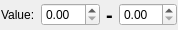
<?xml version="1.0" encoding="UTF-8"?>
<ui version="4.0">
 <class>VFloatRangeSelector</class>
 <widget class="QWidget" name="VFloatRangeSelector">
  <property name="geometry">
   <rect>
    <x>0</x>
    <y>0</y>
    <width>178</width>
    <height>30</height>
   </rect>
  </property>
  <property name="windowTitle">
   <string>Form</string>
  </property>
  <layout class="QHBoxLayout" name="horizontalLayout">
   <property name="leftMargin">
    <number>1</number>
   </property>
   <property name="topMargin">
    <number>1</number>
   </property>
   <property name="rightMargin">
    <number>1</number>
   </property>
   <property name="bottomMargin">
    <number>1</number>
   </property>
   <item>
    <widget class="QLabel" name="lblCaption">
     <property name="text">
      <string>Value:</string>
     </property>
    </widget>
   </item>
   <item>
    <widget class="QDoubleSpinBox" name="spnFrom">
     <property name="sizePolicy">
      <sizepolicy hsizetype="MinimumExpanding" vsizetype="Fixed">
       <horstretch>0</horstretch>
       <verstretch>0</verstretch>
      </sizepolicy>
     </property>
    </widget>
   </item>
   <item>
    <widget class="QLabel" name="label_2">
     <property name="sizePolicy">
      <sizepolicy hsizetype="Minimum" vsizetype="Preferred">
       <horstretch>0</horstretch>
       <verstretch>0</verstretch>
      </sizepolicy>
     </property>
     <property name="font">
      <font>
       <pointsize>15</pointsize>
       <bold>true</bold>
      </font>
     </property>
     <property name="text">
      <string>-</string>
     </property>
    </widget>
   </item>
   <item>
    <widget class="QDoubleSpinBox" name="spnTo">
     <property name="sizePolicy">
      <sizepolicy hsizetype="MinimumExpanding" vsizetype="Fixed">
       <horstretch>0</horstretch>
       <verstretch>0</verstretch>
      </sizepolicy>
     </property>
    </widget>
   </item>
  </layout>
 </widget>
 <resources/>
 <connections/>
</ui>
